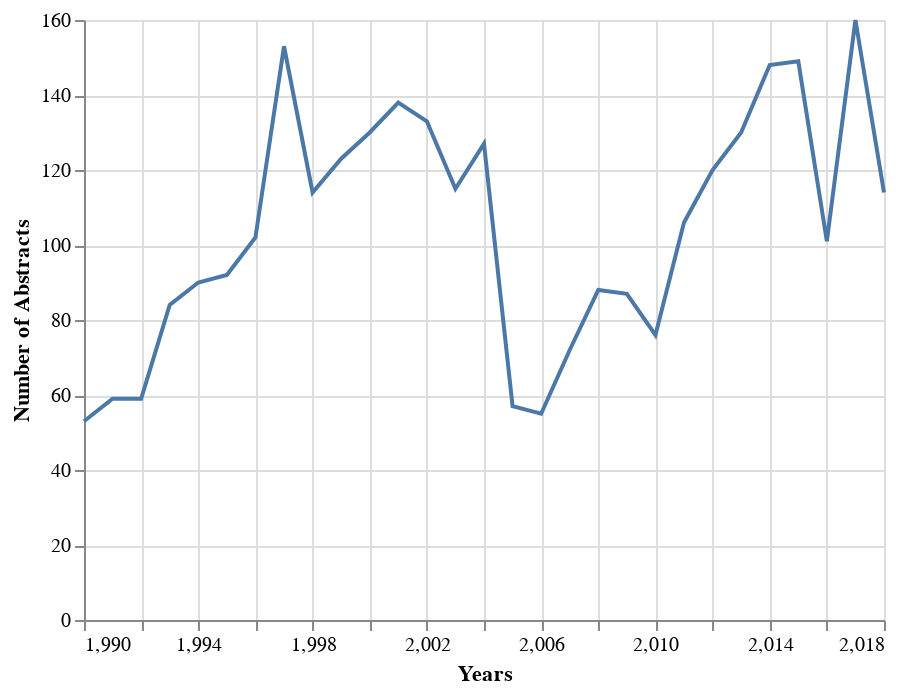

The notebook cell this image was saved under:
### Code cell
# number of abstracts presented in different years

years = list(df["Year"].unique())
freq = list(df["Year"].value_counts(sort=False))

to_plot = pd.DataFrame()
to_plot["Years"] = years
to_plot["Number of Abstracts"] = freq

alt.Chart(to_plot).mark_line().encode(
    x = "Years:Q",
    y = "Number of Abstracts:Q"
)

### Figure 1 — Vega-Lite specification as saved in the notebook (floating-point values rounded to 4 significant figures)
{"config": {"view": {"continuousWidth": 400, "continuousHeight": 300}}, "data": {"name": "data-ccf092ba91e9f6f1a44edb99fcc28baf"}, "mark": "line", "encoding": {"x": {"type": "quantitative", "field": "Years"}, "y": {"type": "quantitative", "field": "Number of Abstracts"}}, "$schema": "https://vega.github.io/schema/vega-lite/v4.8.1.json", "datasets": {"data-ccf092ba91e9f6f1a44edb99fcc28baf": [{"Years": 1990, "Number of Abstracts": 53}, {"Years": 1991, "Number of Abstracts": 59}, {"Years": 1992, "Number of Abstracts": 59}, {"Years": 1993, "Number of Abstracts": 84}, {"Years": 1994, "Number of Abstracts": 90}, {"Years": 1995, "Number of Abstracts": 92}, {"Years": 1996, "Number of Abstracts": 102}, {"Years": 1997, "Number of Abstracts": 153}, {"Years": 1998, "Number of Abstracts": 114}, {"Years": 1999, "Number of Abstracts": 123}, {"Years": 2000, "Number of Abstracts": 130}, {"Years": 2001, "Number of Abstracts": 138}, {"Years": 2002, "Number of Abstracts": 133}, {"Years": 2003, "Number of Abstracts": 115}, {"Years": 2004, "Number of Abstracts": 127}, {"Years": 2005, "Number of Abstracts": 57}, {"Years": 2006, "Number of Abstracts": 55}, {"Years": 2007, "Number of Abstracts": 72}, {"Years": 2008, "Number of Abstracts": 88}, {"Years": 2009, "Number of Abstracts": 87}, {"Years": 2010, "Number of Abstracts": 76}, {"Years": 2011, "Number of Abstracts": 106}, {"Years": 2012, "Number of Abstracts": 120}, {"Years": 2013, "Number of Abstracts": 130}, {"Years": 2014, "Number of Abstracts": 148}, {"Years": 2015, "Number of Abstracts": 149}, {"Years": 2016, "Number of Abstracts": 101}, {"Years": 2017, "Number of Abstracts": 160}, {"Years": 2018, "Number of Abstracts": 114}]}}
